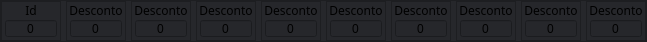
  <widget class="QFrame" name="frame_3">
   <property name="geometry">
    <rect>
     <x>10</x>
     <y>370</y>
     <width>645</width>
     <height>38</height>
    </rect>
   </property>
   <property name="styleSheet">
    <string notr="true">background-color: rgb(38, 39, 43)</string>
   </property>
   <property name="frameShape">
    <enum>QFrame::StyledPanel</enum>
   </property>
   <property name="frameShadow">
    <enum>QFrame::Raised</enum>
   </property>
   <layout class="QHBoxLayout" name="horizontalLayout_2">
    <property name="spacing">
     <number>5</number>
    </property>
    <property name="leftMargin">
     <number>0</number>
    </property>
    <property name="topMargin">
     <number>0</number>
    </property>
    <property name="rightMargin">
     <number>0</number>
    </property>
    <property name="bottomMargin">
     <number>0</number>
    </property>
    <item>
     <widget class="QFrame" name="frame_desconto_9">
      <property name="minimumSize">
       <size>
        <width>60</width>
        <height>0</height>
       </size>
      </property>
      <property name="maximumSize">
       <size>
        <width>1234567</width>
        <height>16777215</height>
       </size>
      </property>
      <property name="frameShape">
       <enum>QFrame::StyledPanel</enum>
      </property>
      <property name="frameShadow">
       <enum>QFrame::Raised</enum>
      </property>
      <layout class="QVBoxLayout" name="verticalLayout_11">
       <property name="spacing">
        <number>5</number>
       </property>
       <property name="leftMargin">
        <number>3</number>
       </property>
       <property name="topMargin">
        <number>3</number>
       </property>
       <property name="rightMargin">
        <number>3</number>
       </property>
       <property name="bottomMargin">
        <number>3</number>
       </property>
       <item>
        <widget class="QLabel" name="lbl_desconto_9">
         <property name="maximumSize">
          <size>
           <width>16777215</width>
           <height>10</height>
          </size>
         </property>
         <property name="font">
          <font>
           <family>Segoe UI Semibold</family>
          </font>
         </property>
         <property name="text">
          <string>Id</string>
         </property>
         <property name="alignment">
          <set>Qt::AlignCenter</set>
         </property>
        </widget>
       </item>
       <item>
        <widget class="QLineEdit" name="let_desconto_9">
         <property name="sizePolicy">
          <sizepolicy hsizetype="Preferred" vsizetype="Preferred">
           <horstretch>0</horstretch>
           <verstretch>0</verstretch>
          </sizepolicy>
         </property>
         <property name="minimumSize">
          <size>
           <width>0</width>
           <height>17</height>
          </size>
         </property>
         <property name="text">
          <string>0</string>
         </property>
         <property name="maxLength">
          <number>1000000767</number>
         </property>
         <property name="alignment">
          <set>Qt::AlignCenter</set>
         </property>
        </widget>
       </item>
      </layout>
     </widget>
    </item>
    <item>
     <widget class="QFrame" name="frame_desconto_11">
      <property name="minimumSize">
       <size>
        <width>60</width>
        <height>0</height>
       </size>
      </property>
      <property name="maximumSize">
       <size>
        <width>1234567</width>
        <height>16777215</height>
       </size>
      </property>
      <property name="frameShape">
       <enum>QFrame::StyledPanel</enum>
      </property>
      <property name="frameShadow">
       <enum>QFrame::Raised</enum>
      </property>
      <layout class="QVBoxLayout" name="verticalLayout_13">
       <property name="spacing">
        <number>5</number>
       </property>
       <property name="leftMargin">
        <number>3</number>
       </property>
       <property name="topMargin">
        <number>3</number>
       </property>
       <property name="rightMargin">
        <number>3</number>
       </property>
       <property name="bottomMargin">
        <number>3</number>
       </property>
       <item>
        <widget class="QLabel" name="lbl_desconto_11">
         <property name="maximumSize">
          <size>
           <width>16777215</width>
           <height>10</height>
          </size>
         </property>
         <property name="font">
          <font>
           <family>Segoe UI Semibold</family>
          </font>
         </property>
         <property name="text">
          <string>Desconto</string>
         </property>
         <property name="alignment">
          <set>Qt::AlignCenter</set>
         </property>
        </widget>
       </item>
       <item>
        <widget class="QLineEdit" name="let_desconto_11">
         <property name="sizePolicy">
          <sizepolicy hsizetype="Preferred" vsizetype="Preferred">
           <horstretch>0</horstretch>
           <verstretch>0</verstretch>
          </sizepolicy>
         </property>
         <property name="minimumSize">
          <size>
           <width>0</width>
           <height>17</height>
          </size>
         </property>
         <property name="text">
          <string>0</string>
         </property>
         <property name="maxLength">
          <number>1000000767</number>
         </property>
         <property name="alignment">
          <set>Qt::AlignCenter</set>
         </property>
        </widget>
       </item>
      </layout>
     </widget>
    </item>
    <item>
     <widget class="QFrame" name="frame_desconto_13">
      <property name="minimumSize">
       <size>
        <width>60</width>
        <height>0</height>
       </size>
      </property>
      <property name="maximumSize">
       <size>
        <width>1234567</width>
        <height>16777215</height>
       </size>
      </property>
      <property name="frameShape">
       <enum>QFrame::StyledPanel</enum>
      </property>
      <property name="frameShadow">
       <enum>QFrame::Raised</enum>
      </property>
      <layout class="QVBoxLayout" name="verticalLayout_15">
       <property name="spacing">
        <number>5</number>
       </property>
       <property name="leftMargin">
        <number>3</number>
       </property>
       <property name="topMargin">
        <number>3</number>
       </property>
       <property name="rightMargin">
        <number>3</number>
       </property>
       <property name="bottomMargin">
        <number>3</number>
       </property>
       <item>
        <widget class="QLabel" name="lbl_desconto_13">
         <property name="maximumSize">
          <size>
           <width>16777215</width>
           <height>10</height>
          </size>
         </property>
         <property name="font">
          <font>
           <family>Segoe UI Semibold</family>
          </font>
         </property>
         <property name="text">
          <string>Desconto</string>
         </property>
         <property name="alignment">
          <set>Qt::AlignCenter</set>
         </property>
        </widget>
       </item>
       <item>
        <widget class="QLineEdit" name="let_desconto_13">
         <property name="sizePolicy">
          <sizepolicy hsizetype="Preferred" vsizetype="Preferred">
           <horstretch>0</horstretch>
           <verstretch>0</verstretch>
          </sizepolicy>
         </property>
         <property name="minimumSize">
          <size>
           <width>0</width>
           <height>17</height>
          </size>
         </property>
         <property name="text">
          <string>0</string>
         </property>
         <property name="maxLength">
          <number>1000000767</number>
         </property>
         <property name="alignment">
          <set>Qt::AlignCenter</set>
         </property>
        </widget>
       </item>
      </layout>
     </widget>
    </item>
    <item>
     <widget class="QFrame" name="frame_desconto_16">
      <property name="minimumSize">
       <size>
        <width>60</width>
        <height>0</height>
       </size>
      </property>
      <property name="maximumSize">
       <size>
        <width>1234567</width>
        <height>16777215</height>
       </size>
      </property>
      <property name="frameShape">
       <enum>QFrame::StyledPanel</enum>
      </property>
      <property name="frameShadow">
       <enum>QFrame::Raised</enum>
      </property>
      <layout class="QVBoxLayout" name="verticalLayout_18">
       <property name="spacing">
        <number>5</number>
       </property>
       <property name="leftMargin">
        <number>3</number>
       </property>
       <property name="topMargin">
        <number>3</number>
       </property>
       <property name="rightMargin">
        <number>3</number>
       </property>
       <property name="bottomMargin">
        <number>3</number>
       </property>
       <item>
        <widget class="QLabel" name="lbl_desconto_16">
         <property name="maximumSize">
          <size>
           <width>16777215</width>
           <height>10</height>
          </size>
         </property>
         <property name="font">
          <font>
           <family>Segoe UI Semibold</family>
          </font>
         </property>
         <property name="text">
          <string>Desconto</string>
         </property>
         <property name="alignment">
          <set>Qt::AlignCenter</set>
         </property>
        </widget>
       </item>
       <item>
        <widget class="QLineEdit" name="let_desconto_16">
         <property name="sizePolicy">
          <sizepolicy hsizetype="Preferred" vsizetype="Preferred">
           <horstretch>0</horstretch>
           <verstretch>0</verstretch>
          </sizepolicy>
         </property>
         <property name="minimumSize">
          <size>
           <width>0</width>
           <height>17</height>
          </size>
         </property>
         <property name="text">
          <string>0</string>
         </property>
         <property name="maxLength">
          <number>1000000767</number>
         </property>
         <property name="alignment">
          <set>Qt::AlignCenter</set>
         </property>
        </widget>
       </item>
      </layout>
     </widget>
    </item>
    <item>
     <widget class="QFrame" name="frame_desconto_17">
      <property name="minimumSize">
       <size>
        <width>60</width>
        <height>0</height>
       </size>
      </property>
      <property name="maximumSize">
       <size>
        <width>1234567</width>
        <height>16777215</height>
       </size>
      </property>
      <property name="frameShape">
       <enum>QFrame::StyledPanel</enum>
      </property>
      <property name="frameShadow">
       <enum>QFrame::Raised</enum>
      </property>
      <layout class="QVBoxLayout" name="verticalLayout_19">
       <property name="spacing">
        <number>5</number>
       </property>
       <property name="leftMargin">
        <number>3</number>
       </property>
       <property name="topMargin">
        <number>3</number>
       </property>
       <property name="rightMargin">
        <number>3</number>
       </property>
       <property name="bottomMargin">
        <number>3</number>
       </property>
       <item>
        <widget class="QLabel" name="lbl_desconto_17">
         <property name="maximumSize">
          <size>
           <width>16777215</width>
           <height>10</height>
          </size>
         </property>
         <property name="font">
          <font>
           <family>Segoe UI Semibold</family>
          </font>
         </property>
         <property name="text">
          <string>Desconto</string>
         </property>
         <property name="alignment">
          <set>Qt::AlignCenter</set>
         </property>
        </widget>
       </item>
       <item>
        <widget class="QLineEdit" name="let_desconto_17">
         <property name="sizePolicy">
          <sizepolicy hsizetype="Preferred" vsizetype="Preferred">
           <horstretch>0</horstretch>
           <verstretch>0</verstretch>
          </sizepolicy>
         </property>
         <property name="minimumSize">
          <size>
           <width>0</width>
           <height>17</height>
          </size>
         </property>
         <property name="text">
          <string>0</string>
         </property>
         <property name="maxLength">
          <number>1000000767</number>
         </property>
         <property name="alignment">
          <set>Qt::AlignCenter</set>
         </property>
        </widget>
       </item>
      </layout>
     </widget>
    </item>
    <item>
     <widget class="QFrame" name="frame_desconto_18">
      <property name="minimumSize">
       <size>
        <width>60</width>
        <height>0</height>
       </size>
      </property>
      <property name="maximumSize">
       <size>
        <width>1234567</width>
        <height>16777215</height>
       </size>
      </property>
      <property name="frameShape">
       <enum>QFrame::StyledPanel</enum>
      </property>
      <property name="frameShadow">
       <enum>QFrame::Raised</enum>
      </property>
      <layout class="QVBoxLayout" name="verticalLayout_20">
       <property name="spacing">
        <number>5</number>
       </property>
       <property name="leftMargin">
        <number>3</number>
       </property>
       <property name="topMargin">
        <number>3</number>
       </property>
       <property name="rightMargin">
        <number>3</number>
       </property>
       <property name="bottomMargin">
        <number>3</number>
       </property>
       <item>
        <widget class="QLabel" name="lbl_desconto_18">
         <property name="maximumSize">
          <size>
           <width>16777215</width>
           <height>10</height>
          </size>
         </property>
         <property name="font">
          <font>
           <family>Segoe UI Semibold</family>
          </font>
         </property>
         <property name="text">
          <string>Desconto</string>
         </property>
         <property name="alignment">
          <set>Qt::AlignCenter</set>
         </property>
        </widget>
       </item>
       <item>
        <widget class="QLineEdit" name="let_desconto_18">
         <property name="sizePolicy">
          <sizepolicy hsizetype="Preferred" vsizetype="Preferred">
           <horstretch>0</horstretch>
           <verstretch>0</verstretch>
          </sizepolicy>
         </property>
         <property name="minimumSize">
          <size>
           <width>0</width>
           <height>17</height>
          </size>
         </property>
         <property name="text">
          <string>0</string>
         </property>
         <property name="maxLength">
          <number>1000000767</number>
         </property>
         <property name="alignment">
          <set>Qt::AlignCenter</set>
         </property>
        </widget>
       </item>
      </layout>
     </widget>
    </item>
    <item>
     <widget class="QFrame" name="frame_desconto_19">
      <property name="minimumSize">
       <size>
        <width>60</width>
        <height>0</height>
       </size>
      </property>
      <property name="maximumSize">
       <size>
        <width>1234567</width>
        <height>16777215</height>
       </size>
      </property>
      <property name="frameShape">
       <enum>QFrame::StyledPanel</enum>
      </property>
      <property name="frameShadow">
       <enum>QFrame::Raised</enum>
      </property>
      <layout class="QVBoxLayout" name="verticalLayout_21">
       <property name="spacing">
        <number>5</number>
       </property>
       <property name="leftMargin">
        <number>3</number>
       </property>
       <property name="topMargin">
        <number>3</number>
       </property>
       <property name="rightMargin">
        <number>3</number>
       </property>
       <property name="bottomMargin">
        <number>3</number>
       </property>
       <item>
        <widget class="QLabel" name="lbl_desconto_19">
         <property name="maximumSize">
          <size>
           <width>16777215</width>
           <height>10</height>
          </size>
         </property>
         <property name="font">
          <font>
           <family>Segoe UI Semibold</family>
          </font>
         </property>
         <property name="text">
          <string>Desconto</string>
         </property>
         <property name="alignment">
          <set>Qt::AlignCenter</set>
         </property>
        </widget>
       </item>
       <item>
        <widget class="QLineEdit" name="let_desconto_19">
         <property name="sizePolicy">
          <sizepolicy hsizetype="Preferred" vsizetype="Preferred">
           <horstretch>0</horstretch>
           <verstretch>0</verstretch>
          </sizepolicy>
         </property>
         <property name="minimumSize">
          <size>
           <width>0</width>
           <height>17</height>
          </size>
         </property>
         <property name="text">
          <string>0</string>
         </property>
         <property name="maxLength">
          <number>1000000767</number>
         </property>
         <property name="alignment">
          <set>Qt::AlignCenter</set>
         </property>
        </widget>
       </item>
      </layout>
     </widget>
    </item>
    <item>
     <widget class="QFrame" name="frame_desconto_20">
      <property name="minimumSize">
       <size>
        <width>60</width>
        <height>0</height>
       </size>
      </property>
      <property name="maximumSize">
       <size>
        <width>1234567</width>
        <height>16777215</height>
       </size>
      </property>
      <property name="frameShape">
       <enum>QFrame::StyledPanel</enum>
      </property>
      <property name="frameShadow">
       <enum>QFrame::Raised</enum>
      </property>
      <layout class="QVBoxLayout" name="verticalLayout_22">
       <property name="spacing">
        <number>5</number>
       </property>
       <property name="leftMargin">
        <number>3</number>
       </property>
       <property name="topMargin">
        <number>3</number>
       </property>
       <property name="rightMargin">
        <number>3</number>
       </property>
       <property name="bottomMargin">
        <number>3</number>
       </property>
       <item>
        <widget class="QLabel" name="lbl_desconto_20">
         <property name="maximumSize">
          <size>
           <width>16777215</width>
           <height>10</height>
          </size>
         </property>
         <property name="font">
          <font>
           <family>Segoe UI Semibold</family>
          </font>
         </property>
         <property name="text">
          <string>Desconto</string>
         </property>
         <property name="alignment">
          <set>Qt::AlignCenter</set>
         </property>
        </widget>
       </item>
       <item>
        <widget class="QLineEdit" name="let_desconto_20">
         <property name="sizePolicy">
          <sizepolicy hsizetype="Preferred" vsizetype="Preferred">
           <horstretch>0</horstretch>
           <verstretch>0</verstretch>
          </sizepolicy>
         </property>
         <property name="minimumSize">
          <size>
           <width>0</width>
           <height>17</height>
          </size>
         </property>
         <property name="text">
          <string>0</string>
         </property>
         <property name="maxLength">
          <number>1000000767</number>
         </property>
         <property name="alignment">
          <set>Qt::AlignCenter</set>
         </property>
        </widget>
       </item>
      </layout>
     </widget>
    </item>
    <item>
     <widget class="QFrame" name="frame_desconto_21">
      <property name="minimumSize">
       <size>
        <width>60</width>
        <height>0</height>
       </size>
      </property>
      <property name="maximumSize">
       <size>
        <width>1234567</width>
        <height>16777215</height>
       </size>
      </property>
      <property name="frameShape">
       <enum>QFrame::StyledPanel</enum>
      </property>
      <property name="frameShadow">
       <enum>QFrame::Raised</enum>
      </property>
      <layout class="QVBoxLayout" name="verticalLayout_23">
       <property name="spacing">
        <number>5</number>
       </property>
       <property name="leftMargin">
        <number>3</number>
       </property>
       <property name="topMargin">
        <number>3</number>
       </property>
       <property name="rightMargin">
        <number>3</number>
       </property>
       <property name="bottomMargin">
        <number>3</number>
       </property>
       <item>
        <widget class="QLabel" name="lbl_desconto_21">
         <property name="maximumSize">
          <size>
           <width>16777215</width>
           <height>10</height>
          </size>
         </property>
         <property name="font">
          <font>
           <family>Segoe UI Semibold</family>
          </font>
         </property>
         <property name="text">
          <string>Desconto</string>
         </property>
         <property name="alignment">
          <set>Qt::AlignCenter</set>
         </property>
        </widget>
       </item>
       <item>
        <widget class="QLineEdit" name="let_desconto_21">
         <property name="sizePolicy">
          <sizepolicy hsizetype="Preferred" vsizetype="Preferred">
           <horstretch>0</horstretch>
           <verstretch>0</verstretch>
          </sizepolicy>
         </property>
         <property name="minimumSize">
          <size>
           <width>0</width>
           <height>17</height>
          </size>
         </property>
         <property name="text">
          <string>0</string>
         </property>
         <property name="maxLength">
          <number>1000000767</number>
         </property>
         <property name="alignment">
          <set>Qt::AlignCenter</set>
         </property>
        </widget>
       </item>
      </layout>
     </widget>
    </item>
    <item>
     <widget class="QFrame" name="frame_desconto_22">
      <property name="minimumSize">
       <size>
        <width>60</width>
        <height>0</height>
       </size>
      </property>
      <property name="maximumSize">
       <size>
        <width>1234567</width>
        <height>16777215</height>
       </size>
      </property>
      <property name="frameShape">
       <enum>QFrame::StyledPanel</enum>
      </property>
      <property name="frameShadow">
       <enum>QFrame::Raised</enum>
      </property>
      <layout class="QVBoxLayout" name="verticalLayout_24">
       <property name="spacing">
        <number>5</number>
       </property>
       <property name="leftMargin">
        <number>3</number>
       </property>
       <property name="topMargin">
        <number>3</number>
       </property>
       <property name="rightMargin">
        <number>3</number>
       </property>
       <property name="bottomMargin">
        <number>3</number>
       </property>
       <item>
        <widget class="QLabel" name="lbl_desconto_22">
         <property name="maximumSize">
          <size>
           <width>16777215</width>
           <height>10</height>
          </size>
         </property>
         <property name="font">
          <font>
           <family>Segoe UI Semibold</family>
          </font>
         </property>
         <property name="text">
          <string>Desconto</string>
         </property>
         <property name="alignment">
          <set>Qt::AlignCenter</set>
         </property>
        </widget>
       </item>
       <item>
        <widget class="QLineEdit" name="let_desconto_22">
         <property name="sizePolicy">
          <sizepolicy hsizetype="Preferred" vsizetype="Preferred">
           <horstretch>0</horstretch>
           <verstretch>0</verstretch>
          </sizepolicy>
         </property>
         <property name="minimumSize">
          <size>
           <width>0</width>
           <height>17</height>
          </size>
         </property>
         <property name="text">
          <string>0</string>
         </property>
         <property name="maxLength">
          <number>1000000767</number>
         </property>
         <property name="alignment">
          <set>Qt::AlignCenter</set>
         </property>
        </widget>
       </item>
      </layout>
     </widget>
    </item>
   </layout>
  </widget>
